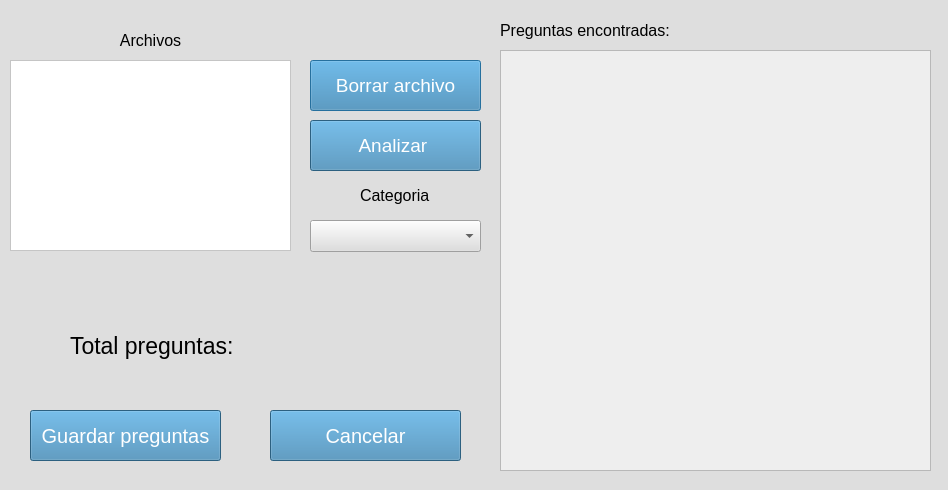
<?xml version="1.0" encoding="UTF-8"?>
<ui version="4.0">
 <class>DialogAnalisis</class>
 <widget class="QDialog" name="DialogAnalisis">
  <property name="geometry">
   <rect>
    <x>0</x>
    <y>0</y>
    <width>948</width>
    <height>490</height>
   </rect>
  </property>
  <property name="palette">
   <palette>
    <active>
     <colorrole role="WindowText">
      <brush brushstyle="SolidPattern">
       <color alpha="255">
        <red>12</red>
        <green>12</green>
        <blue>13</blue>
       </color>
      </brush>
     </colorrole>
     <colorrole role="Button">
      <brush brushstyle="SolidPattern">
       <color alpha="255">
        <red>255</red>
        <green>255</green>
        <blue>255</blue>
       </color>
      </brush>
     </colorrole>
     <colorrole role="Text">
      <brush brushstyle="SolidPattern">
       <color alpha="255">
        <red>11</red>
        <green>11</green>
        <blue>17</blue>
       </color>
      </brush>
     </colorrole>
     <colorrole role="BrightText">
      <brush brushstyle="SolidPattern">
       <color alpha="255">
        <red>11</red>
        <green>11</green>
        <blue>17</blue>
       </color>
      </brush>
     </colorrole>
     <colorrole role="ButtonText">
      <brush brushstyle="SolidPattern">
       <color alpha="255">
        <red>11</red>
        <green>11</green>
        <blue>17</blue>
       </color>
      </brush>
     </colorrole>
     <colorrole role="Base">
      <brush brushstyle="SolidPattern">
       <color alpha="255">
        <red>252</red>
        <green>252</green>
        <blue>252</blue>
       </color>
      </brush>
     </colorrole>
     <colorrole role="Window">
      <brush brushstyle="SolidPattern">
       <color alpha="255">
        <red>222</red>
        <green>222</green>
        <blue>222</blue>
       </color>
      </brush>
     </colorrole>
     <colorrole role="PlaceholderText">
      <brush brushstyle="SolidPattern">
       <color alpha="128">
        <red>11</red>
        <green>11</green>
        <blue>17</blue>
       </color>
      </brush>
     </colorrole>
    </active>
    <inactive>
     <colorrole role="WindowText">
      <brush brushstyle="SolidPattern">
       <color alpha="255">
        <red>12</red>
        <green>12</green>
        <blue>13</blue>
       </color>
      </brush>
     </colorrole>
     <colorrole role="Button">
      <brush brushstyle="SolidPattern">
       <color alpha="255">
        <red>255</red>
        <green>255</green>
        <blue>255</blue>
       </color>
      </brush>
     </colorrole>
     <colorrole role="Text">
      <brush brushstyle="SolidPattern">
       <color alpha="255">
        <red>11</red>
        <green>11</green>
        <blue>17</blue>
       </color>
      </brush>
     </colorrole>
     <colorrole role="BrightText">
      <brush brushstyle="SolidPattern">
       <color alpha="255">
        <red>11</red>
        <green>11</green>
        <blue>17</blue>
       </color>
      </brush>
     </colorrole>
     <colorrole role="ButtonText">
      <brush brushstyle="SolidPattern">
       <color alpha="255">
        <red>11</red>
        <green>11</green>
        <blue>17</blue>
       </color>
      </brush>
     </colorrole>
     <colorrole role="Base">
      <brush brushstyle="SolidPattern">
       <color alpha="255">
        <red>252</red>
        <green>252</green>
        <blue>252</blue>
       </color>
      </brush>
     </colorrole>
     <colorrole role="Window">
      <brush brushstyle="SolidPattern">
       <color alpha="255">
        <red>222</red>
        <green>222</green>
        <blue>222</blue>
       </color>
      </brush>
     </colorrole>
     <colorrole role="PlaceholderText">
      <brush brushstyle="SolidPattern">
       <color alpha="128">
        <red>11</red>
        <green>11</green>
        <blue>17</blue>
       </color>
      </brush>
     </colorrole>
    </inactive>
    <disabled>
     <colorrole role="WindowText">
      <brush brushstyle="SolidPattern">
       <color alpha="255">
        <red>85</red>
        <green>89</green>
        <blue>100</blue>
       </color>
      </brush>
     </colorrole>
     <colorrole role="Button">
      <brush brushstyle="SolidPattern">
       <color alpha="255">
        <red>255</red>
        <green>255</green>
        <blue>255</blue>
       </color>
      </brush>
     </colorrole>
     <colorrole role="Text">
      <brush brushstyle="SolidPattern">
       <color alpha="255">
        <red>84</red>
        <green>88</green>
        <blue>99</blue>
       </color>
      </brush>
     </colorrole>
     <colorrole role="BrightText">
      <brush brushstyle="SolidPattern">
       <color alpha="255">
        <red>11</red>
        <green>11</green>
        <blue>17</blue>
       </color>
      </brush>
     </colorrole>
     <colorrole role="ButtonText">
      <brush brushstyle="SolidPattern">
       <color alpha="255">
        <red>83</red>
        <green>87</green>
        <blue>101</blue>
       </color>
      </brush>
     </colorrole>
     <colorrole role="Base">
      <brush brushstyle="SolidPattern">
       <color alpha="255">
        <red>222</red>
        <green>222</green>
        <blue>222</blue>
       </color>
      </brush>
     </colorrole>
     <colorrole role="Window">
      <brush brushstyle="SolidPattern">
       <color alpha="255">
        <red>222</red>
        <green>222</green>
        <blue>222</blue>
       </color>
      </brush>
     </colorrole>
     <colorrole role="PlaceholderText">
      <brush brushstyle="SolidPattern">
       <color alpha="128">
        <red>211</red>
        <green>218</green>
        <blue>227</blue>
       </color>
      </brush>
     </colorrole>
    </disabled>
   </palette>
  </property>
  <property name="windowTitle">
   <string>Dialog</string>
  </property>
  <property name="styleSheet">
   <string notr="true">background-color: rgb(222, 222, 222);</string>
  </property>
  <widget class="QLabel" name="label">
   <property name="geometry">
    <rect>
     <x>500</x>
     <y>20</y>
     <width>191</width>
     <height>21</height>
    </rect>
   </property>
   <property name="font">
    <font>
     <pointsize>12</pointsize>
    </font>
   </property>
   <property name="styleSheet">
    <string notr="true">color: rgb(0, 0, 0);</string>
   </property>
   <property name="text">
    <string>Preguntas encontradas:</string>
   </property>
  </widget>
  <widget class="QPushButton" name="btn_borrar_archivo">
   <property name="geometry">
    <rect>
     <x>310</x>
     <y>60</y>
     <width>171</width>
     <height>51</height>
    </rect>
   </property>
   <property name="font">
    <font>
     <pointsize>14</pointsize>
    </font>
   </property>
   <property name="styleSheet">
    <string notr="true">background-color: rgb(62, 134, 179);
color: rgb(255, 255, 255);</string>
   </property>
   <property name="text">
    <string>Borrar archivo</string>
   </property>
  </widget>
  <widget class="QPushButton" name="btn_analizar">
   <property name="geometry">
    <rect>
     <x>310</x>
     <y>120</y>
     <width>171</width>
     <height>51</height>
    </rect>
   </property>
   <property name="font">
    <font>
     <pointsize>14</pointsize>
    </font>
   </property>
   <property name="styleSheet">
    <string notr="true">background-color: rgb(62, 134, 179);
color: rgb(255, 255, 255);</string>
   </property>
   <property name="text">
    <string>Analizar </string>
   </property>
  </widget>
  <widget class="QLabel" name="label_2">
   <property name="geometry">
    <rect>
     <x>20</x>
     <y>30</y>
     <width>261</width>
     <height>21</height>
    </rect>
   </property>
   <property name="font">
    <font>
     <pointsize>12</pointsize>
    </font>
   </property>
   <property name="styleSheet">
    <string notr="true">color: rgb(0, 0, 0);</string>
   </property>
   <property name="text">
    <string>Archivos</string>
   </property>
   <property name="alignment">
    <set>Qt::AlignCenter</set>
   </property>
  </widget>
  <widget class="QListWidget" name="listWidget_archivos">
   <property name="geometry">
    <rect>
     <x>10</x>
     <y>60</y>
     <width>281</width>
     <height>191</height>
    </rect>
   </property>
   <property name="styleSheet">
    <string notr="true">background-color: rgb(255, 255, 255);
color: rgb(15, 15, 15);</string>
   </property>
  </widget>
  <widget class="QPushButton" name="btn_guardar">
   <property name="geometry">
    <rect>
     <x>30</x>
     <y>410</y>
     <width>191</width>
     <height>51</height>
    </rect>
   </property>
   <property name="font">
    <font>
     <pointsize>15</pointsize>
    </font>
   </property>
   <property name="styleSheet">
    <string notr="true">background-color: rgb(62, 134, 179);
color: rgb(255, 255, 255);</string>
   </property>
   <property name="text">
    <string>Guardar preguntas</string>
   </property>
  </widget>
  <widget class="QPushButton" name="btn_cancelar">
   <property name="geometry">
    <rect>
     <x>270</x>
     <y>410</y>
     <width>191</width>
     <height>51</height>
    </rect>
   </property>
   <property name="font">
    <font>
     <pointsize>15</pointsize>
    </font>
   </property>
   <property name="styleSheet">
    <string notr="true">background-color: rgb(62, 134, 179);
color: rgb(255, 255, 255);</string>
   </property>
   <property name="text">
    <string>Cancelar</string>
   </property>
  </widget>
  <widget class="QComboBox" name="comboBox_categorias">
   <property name="geometry">
    <rect>
     <x>310</x>
     <y>220</y>
     <width>171</width>
     <height>32</height>
    </rect>
   </property>
   <property name="styleSheet">
    <string notr="true">color: rgb(16, 16, 16);</string>
   </property>
  </widget>
  <widget class="QLabel" name="label_3">
   <property name="geometry">
    <rect>
     <x>360</x>
     <y>180</y>
     <width>91</width>
     <height>31</height>
    </rect>
   </property>
   <property name="font">
    <font>
     <pointsize>12</pointsize>
    </font>
   </property>
   <property name="styleSheet">
    <string notr="true">color: rgb(0, 0, 0);</string>
   </property>
   <property name="text">
    <string>Categoria</string>
   </property>
  </widget>
  <widget class="QTextEdit" name="textEdit_preguntas">
   <property name="enabled">
    <bool>true</bool>
   </property>
   <property name="geometry">
    <rect>
     <x>500</x>
     <y>50</y>
     <width>431</width>
     <height>421</height>
    </rect>
   </property>
   <property name="font">
    <font>
     <pointsize>10</pointsize>
    </font>
   </property>
   <property name="styleSheet">
    <string notr="true">background-color: rgb(238, 238, 238);
color: rgb(7, 7, 7);</string>
   </property>
   <property name="readOnly">
    <bool>true</bool>
   </property>
  </widget>
  <widget class="QLabel" name="label_4">
   <property name="geometry">
    <rect>
     <x>70</x>
     <y>320</y>
     <width>191</width>
     <height>51</height>
    </rect>
   </property>
   <property name="font">
    <font>
     <pointsize>17</pointsize>
    </font>
   </property>
   <property name="styleSheet">
    <string notr="true">color: rgb(0, 0, 0);</string>
   </property>
   <property name="text">
    <string>Total preguntas: </string>
   </property>
  </widget>
  <widget class="QLabel" name="lbl_total_preguntas">
   <property name="geometry">
    <rect>
     <x>270</x>
     <y>320</y>
     <width>181</width>
     <height>51</height>
    </rect>
   </property>
   <property name="font">
    <font>
     <pointsize>17</pointsize>
    </font>
   </property>
   <property name="styleSheet">
    <string notr="true">color: rgb(0, 0, 0);</string>
   </property>
   <property name="text">
    <string/>
   </property>
  </widget>
 </widget>
 <resources/>
 <connections/>
</ui>
